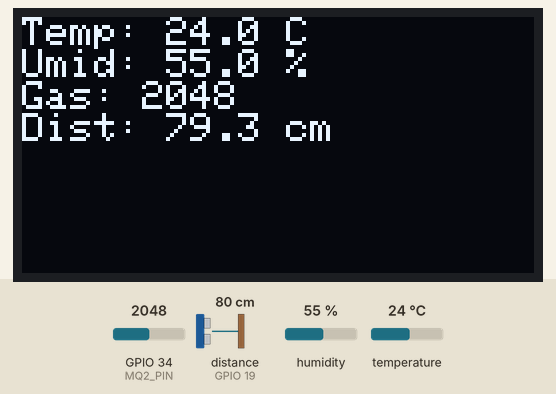
Recording of a sketch running on a simulated ESP32. On the bench: 128×64 one-colour display. Wiring (inferred from the names in the program): ultrasonic range finder: trigger GPIO 18; echo GPIO 19. The inputs (shaded band) are chosen by the test bench; at power-on: distance to the obstacle (sensor on GPIO 19) 80 cm, humidity 55 %, GPIO 34 (MQ2_PIN) = 2048, temperature 24 °C. The echo pulse lasts 58.3 µs per cm.

Above: at 1.3 s.
1.4 s: distance to the obstacle (sensor on GPIO 19) set to 18 cm
At 2.0 s:
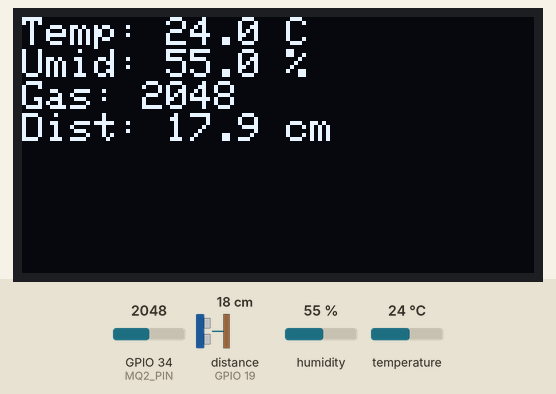
4.7 s: distance to the obstacle (sensor on GPIO 19) set to 2 cm
At 5.9 s:
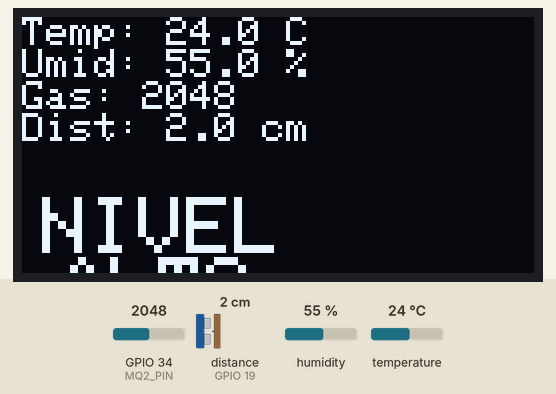
6.3 s: humidity set to 22 %
At 7.6 s:
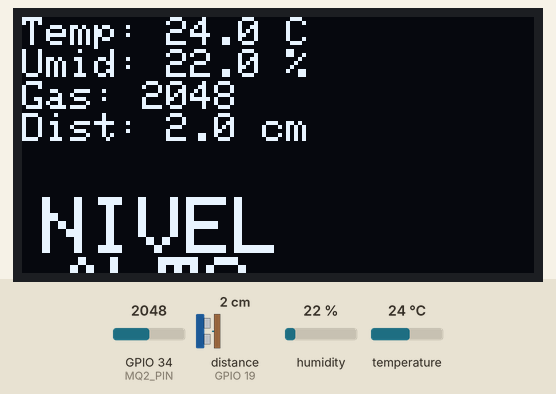
7.9 s: GPIO 34 (MQ2_PIN) set to 2866
At 9.1 s:
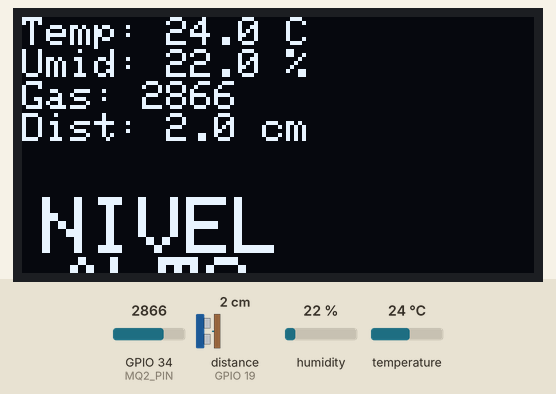
9.4 s: temperature set to 12 °C
At 11.7 s:
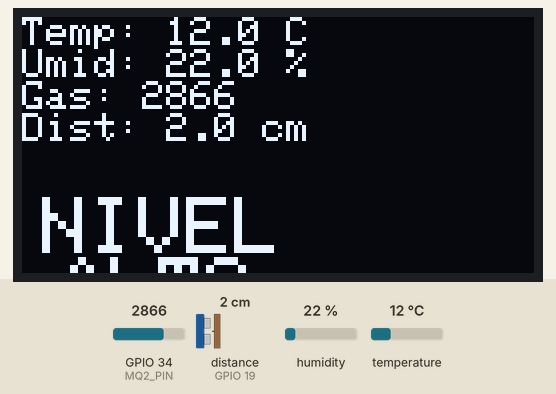
12.1 s: GPIO 34 (MQ2_PIN) set to 3972
At 13.3 s:
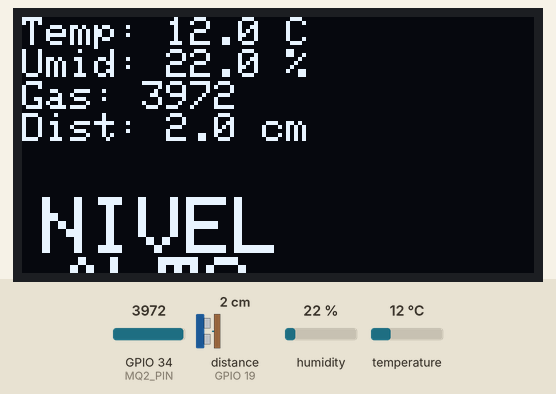
Timing chart, 0 to 14.7 s (numbered marks = the images above; inputs shaded):
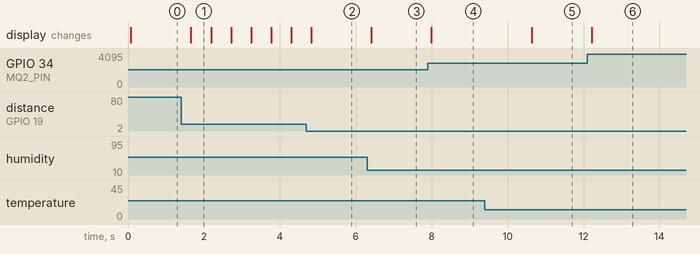

The sketch:

nivel_de_chorume.ino
```cpp
#include <Wire.h>
#include <Adafruit_GFX.h>
#include <Adafruit_SSD1306.h>
#include <DHT.h>

// ===== OLED =====
#define SCREEN_WIDTH 128
#define SCREEN_HEIGHT 64
#define OLED_RESET -1
#define OLED_ADDR 0x3C
Adafruit_SSD1306 display(SCREEN_WIDTH, SCREEN_HEIGHT, &Wire, OLED_RESET);

// ===== DHT22 =====
#define DHTPIN 4
#define DHTTYPE DHT22
DHT dht(DHTPIN, DHTTYPE);

// ===== Ultrassônico =====
#define TRIG_PIN 18
#define ECHO_PIN 19

// ===== MQ-2 =====
#define MQ2_PIN 34

// ===== Limites Chorume (cm) =====
#define NIVEL_MEDIO 25
#define NIVEL_CRITICO 15

float medirDistancia() {
  digitalWrite(TRIG_PIN, LOW);
  delayMicroseconds(2);
  digitalWrite(TRIG_PIN, HIGH);
  delayMicroseconds(10);
  digitalWrite(TRIG_PIN, LOW);

  long duracao = pulseIn(ECHO_PIN, HIGH, 25000);
  if (duracao == 0) return -1;

  return duracao * 0.034 / 2;
}

void setup() {
  Wire.begin(21, 22);
  display.begin(SSD1306_SWITCHCAPVCC, OLED_ADDR);
  display.clearDisplay();

  dht.begin();

  pinMode(TRIG_PIN, OUTPUT);
  pinMode(ECHO_PIN, INPUT);

  display.setTextColor(SSD1306_WHITE);
}

void loop() {
  float temp = dht.readTemperature();
  float hum  = dht.readHumidity();
  float dist = medirDistancia();
  int gas = analogRead(MQ2_PIN);

  display.clearDisplay();
  display.setTextSize(1);

  display.setCursor(0, 0);
  display.print("Temp: ");
  display.print(temp, 1);
  display.println(" C");

  display.print("Umid: ");
  display.print(hum, 1);
  display.println(" %");

  display.print("Gas: ");
  display.println(gas);

  display.print("Dist: ");
  if (dist < 0) display.println("Erro");
  else {
    display.print(dist, 1);
    display.println(" cm");
  }

  // ===== ALERTA NIVEL CHORUME =====
  if (dist > 0 && dist <= NIVEL_CRITICO) {
    // CRITICO
    display.setTextSize(2);
    display.setCursor(5, 45);
    display.println("NIVEL");
    display.setCursor(10, 60);
    display.println("ALTO");
  }
  else if (dist > NIVEL_CRITICO && dist <= NIVEL_MEDIO) {
    // ATENCAO (pisca)
    if (millis() % 1000 < 500) {
      display.setCursor(30, 45);
      display.println("ATENCAO");
    }
  }

  display.display();
  delay(500);
}
```

Measured:
- after the input at 1.4 s, the display: changes after 0.26 s (image 1)
- after the input at 4.7 s, the display: changes after 0.13 s (image 2)
- after the input at 6.3 s, the display: changes after 0.11 s (image 3)
- after the input at 7.9 s, the display: changes after 0.09 s (image 4)
- after the input at 9.4 s, the display: changes after 1.2 s (image 5)
- after the input at 12.1 s, the display: changes after 0.11 s (image 6)
- what the display in image 1 shows lasts 0.5 s, from 1.7 s to 2.2 s
